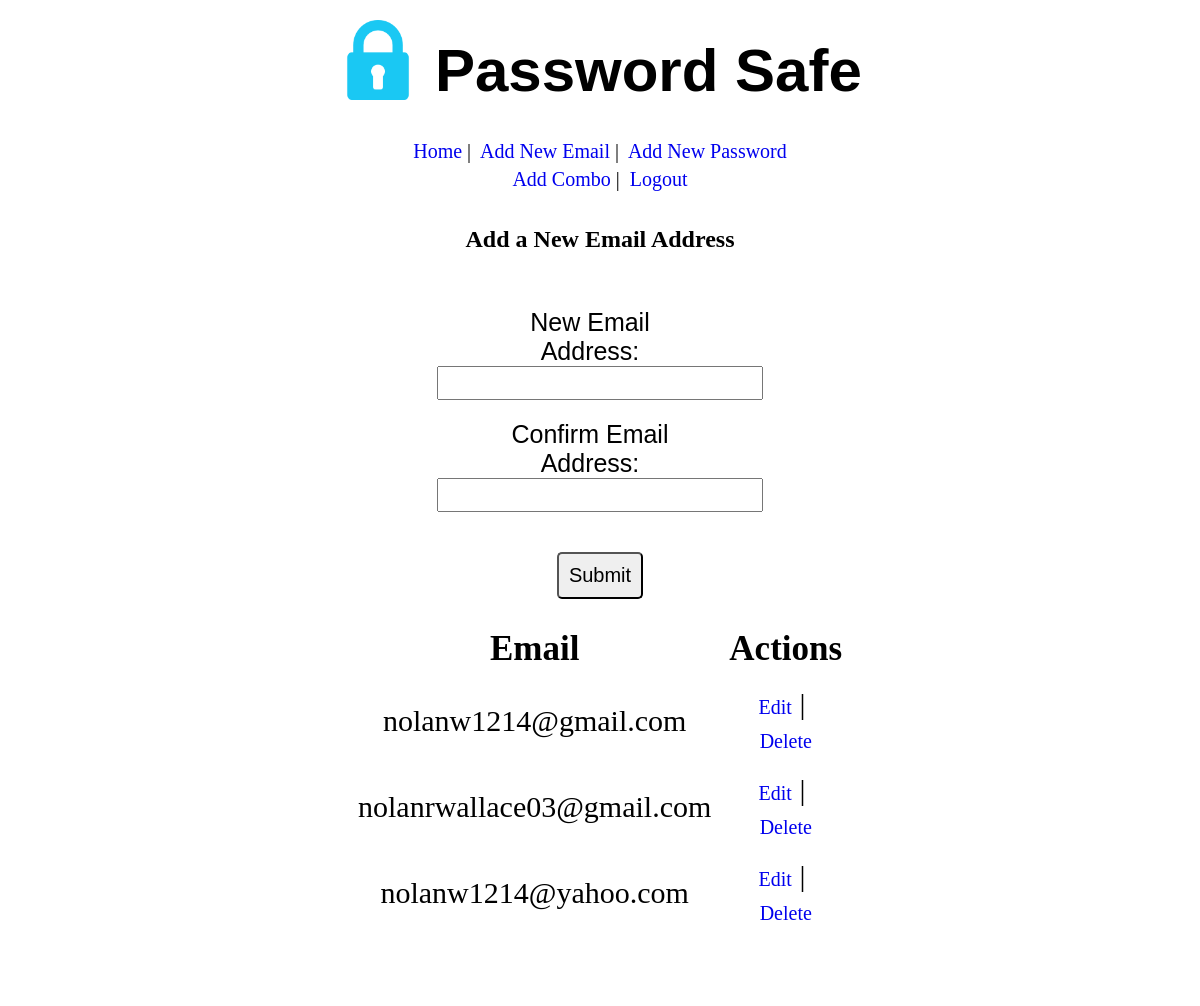
The app's page /add/email (signed in), older data.
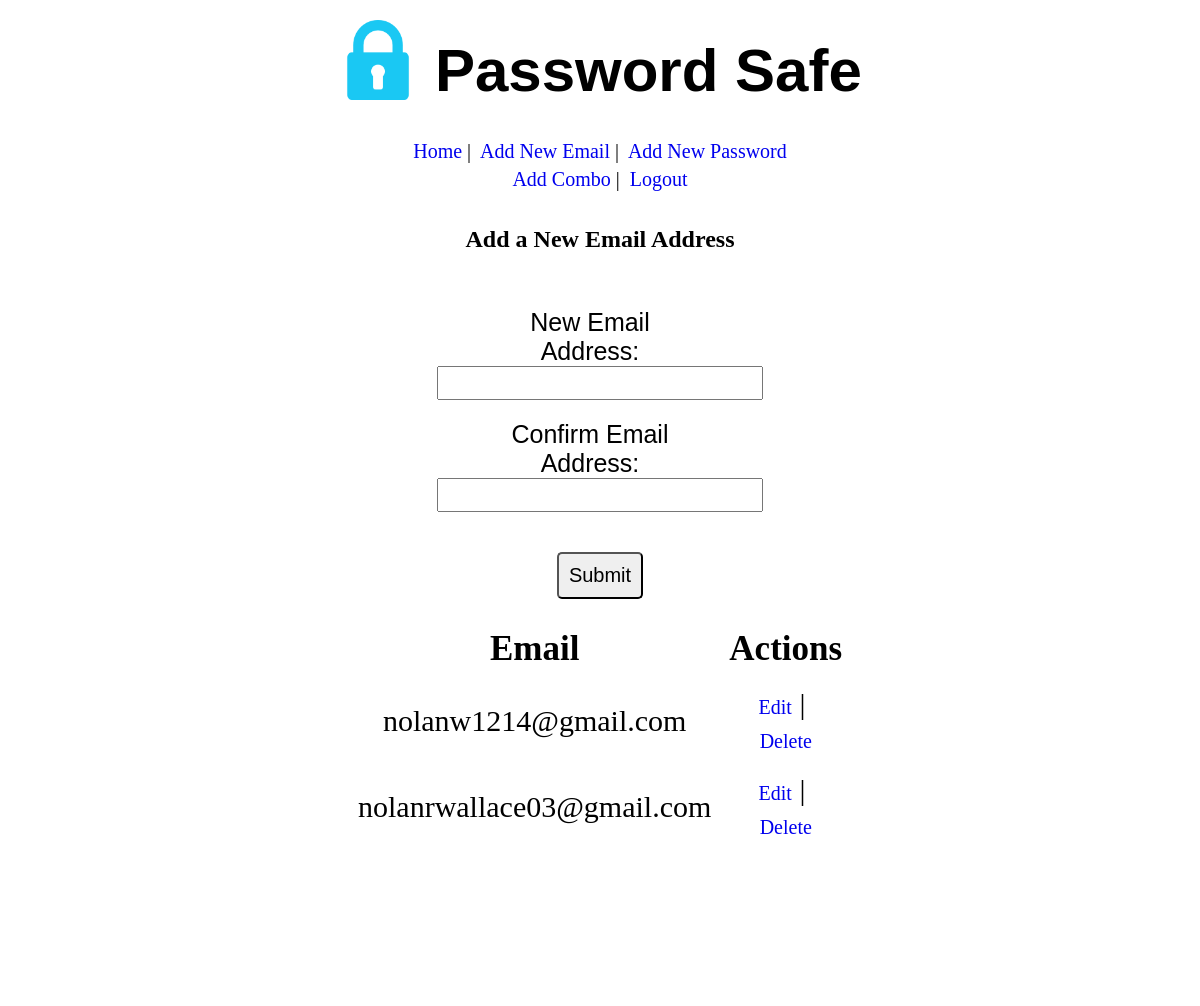
The same page, newer data.
### client/models/email_model.py (models this page shows)
class Emails(models.Model):
    email = models.EmailField()
    user = models.ForeignKey(User, related_name='emails', on_delete=models.CASCADE)
    created = models.DateTimeField(auto_now_add=True)
    updated = models.DateTimeField(auto_now=True)
    objects = EmailManager()

### client/views/email_views.py (the view)
# urls.py: path('add/email', email_views.add_email),
def add_email(request):
    if 'user_id' not in request.session:
        messages.error(request, "Must be logged in to access")
        return redirect('/login')
    current_user = User.objects.get(id=request.session['user_id'])
    context = {
        'all_emails' : current_user.emails.all()
    }
    return render(request, 'new_email.html', context)

### client/templates/new_email.html (shortened to what this page needs)
<!DOCTYPE html>
<html lang="en">
<head>
    {% load static %}
    <link rel="stylesheet" href="{% static 'css/new_email.css' %}">
</head>
<body>
    <div id='wrapper'>
        <div class="header">
            {% load static %}
                <h1 class='title' >
                    <img src="{% static 'images/vaultlogo.png' %}" alt="vault"
                    style="position: relative; bottom: 15px;">
                    Password Safe
                </h1>
                <div class="nav_bar1">
                <a href="http://127.0.0.1:8000/home" class='navbar_link'>Home</a> |&nbsp;
                <a href="http://127.0.0.1:8000/add/email" class='navbar_link'>Add New Email</a> |&nbsp;
                <a href="http://127.0.0.1:8000/add/password" class='navbar_link'>Add New Password</a>
                    </div>
                <div class="nav_bar2">
                    <a href="http://127.0.0.1:8000/new/combo" class='navbar_link'>Add Combo</a> |&nbsp;
                    <a href="http://127.0.0.1:8000/logout" class='navbar_link'>Logout</a>
                </div>
        </div>
        <div class='middle_col'>
            <h2>Add a New Email Address</h2>
            <div class='form'>
                <form action="/new/email" method="POST">
                    <div class='form_row'>
                        <label for="email">New Email Address:</label>
                        <input type="email" name="email" id="">
                    </div>
                    <div class='form_row'>
                        <label for="confirm_email">Confirm Email Address:</label>
                        <input type="email" name="confirm_email" id="">
                    </div>
                    <input type="submit" value="Submit" class='form_button'>
                </form>
                <table>
                    <th>Email</th>
                    <th>Actions</th>
                    {% for email in all_emails %}
                    <tr>
                        <td>
                            {{email.email}}
                        </td>
                        <td>
                            <a href="http://127.0.0.1:8000/edit/email/{{email.id}}">Edit</a> |&nbsp;
                            <a href="http://127.0.0.1:8000/email/delete/{{email.id}}">Delete</a>
                        </td>
                    </tr>
                {% endfor %}
            </table>
            </div>
        </div>
    </div>
</body>
</html>

Row changes from the older to the newer data that the page shows:
removed Emails: email "nolanw1214@yahoo.com"
